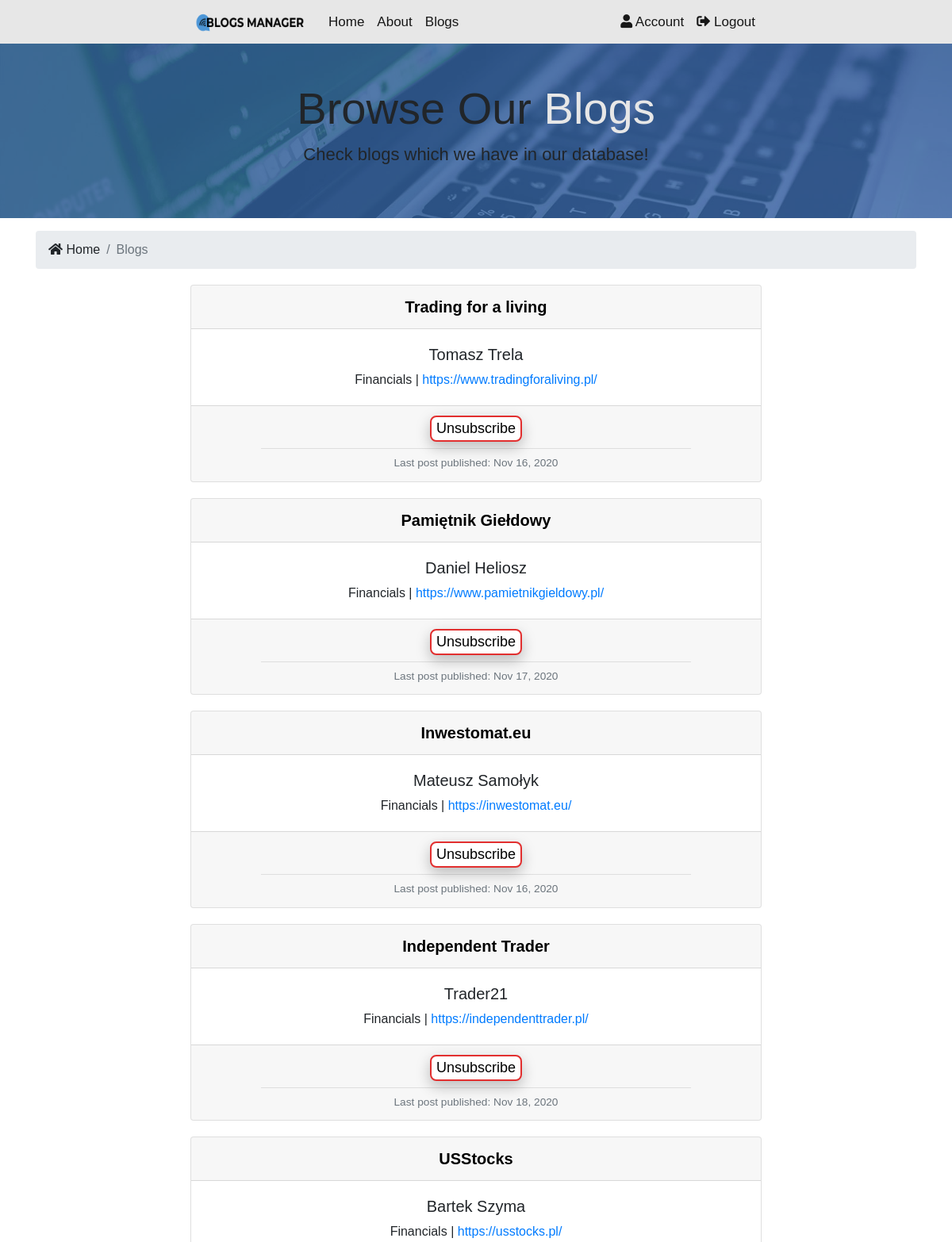
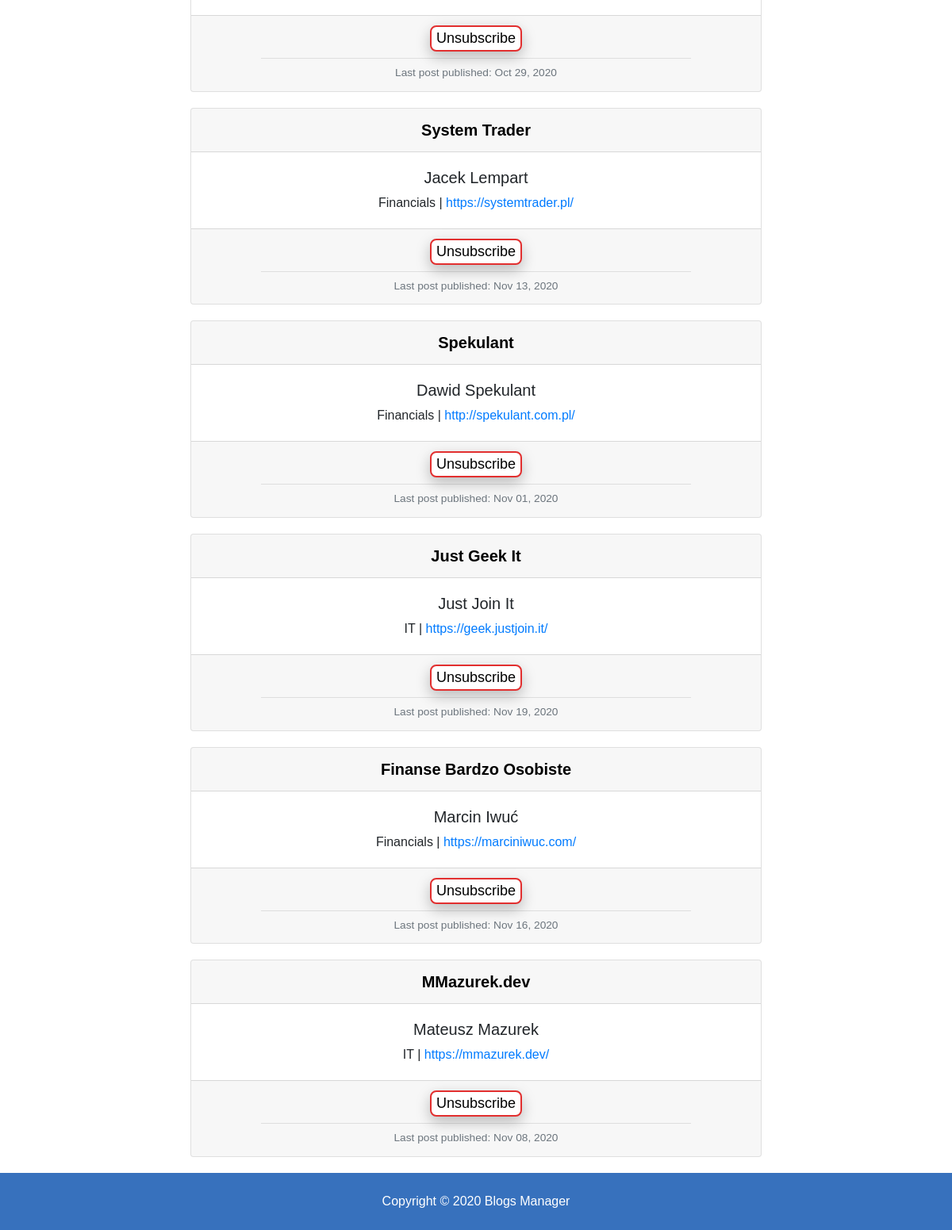
/blogs/ (signed in), run on the app's committed database (2 pictures, top to bottom).
### blogs/models.py (models this page shows, shortened)
class Blog(models.Model):
    name = models.CharField(max_length=200)
    url = models.CharField(max_length=200)
    author = models.CharField(max_length=100)
    genre = models.CharField(choices=GENRE_CHOICES, default="IT", max_length=30)
    genre2 = models.CharField(choices=GENRE_CHOICES, blank=True, max_length=30)
    language = models.CharField(default="Polish", max_length=100)

class BlogPost(models.Model):
    name = models.CharField(max_length=200)
    url = models.CharField(max_length=200)
    added = models.DateTimeField()
    blog = models.ForeignKey(Blog, on_delete=models.CASCADE, related_name='blog_post')
    class Meta:
        ordering = ('-added',)

### blogs/views.py (the view)
# urls.py: path("", views.index, name="blogs"),
def index(request):
    blogs = Blog.objects.all()
    if request.user.is_authenticated:
        subscribed_blogs = [blog_subscriber.blog.id for blog_subscriber in BlogSubscriber.objects.filter(user=request.user)]
    else:
        subscribed_blogs = []
    context = {
               "blogs": blogs,
               "subscribed_blogs": subscribed_blogs
               }
    if request.user.is_authenticated:
        return render(request, "blogs/blogs.html", context)
    else:
        return render(request, "users/login.html")

### templates/blogs/blogs.html (shortened to what this page needs)
{% extends 'base.html' %}
{% block content %}
<section id="showcase-inner" class="py-5 text-black">
    <div class="container">
        <div class="row text-center">
            <div class="col-md-12">
                <h1 class="display-4">Browse Our <span style="color:#e7e7e7">Blogs</span></h1>
                <p class="lead">Check blogs which we have in our database!  </p>
            </div>
        </div>
    </div>
</section>
<section id="bc" class="mt-3">
    <div class="container">
        <nav aria-label="breadcrumb">
            <ol class="breadcrumb">
                <li class="breadcrumb-item">
                    <a href="{% url 'index' %}">
                    <i class="fas fa-home"></i> Home</a>
                </li>
                <li class="breadcrumb-item active">
                    <a href="{% url 'blogs' %}">Blogs</a>
                </li>
            </ol>
        </nav>
    </div>
</section>
<section id="blogs">
    {% if blogs %}
        {% for blog in blogs %}
            <div class="card text-center">
                <div class="card-header">
                    <a href="{% url 'blog_info' pk=blog.id %}" class="no-link">{{ blog.name }}</a>
                </div>
                    <div class="card-body">
                        <h5 class="card-title">{{ blog.author }}</h5>
                        {{blog.genre}} | <a href="{{ blog.url }}" class="card-text">{{ blog.url }}</a>
                    </div>
                <div class="subscribe card-footer text-muted">
                    {% if blog.id not in subscribed_blogs %}
                        <div class="card-button">
                            <button class='button subscribe-button' id="blog{{ blog.id }}" data-catid='{{ blog.id }}'>Subscribe</button>
                        </div>
                    {% else %}
                        <div class="card-button">
                            <button class='button unsubscribe-button' id="blog{{ blog.id }}" data-catid='{{ blog.id }}'>Unsubscribe</button>
                        </div>
                    {% endif %}
                    <hr class="my-2">
                    Last post published: {{ blog.blog_post.first.added|date:"M d, Y" }}
                </div>
            </div>
        {% endfor %}
    {% else %}
        <div class="col-md-12">
            <p>No Blogs Available :(</p>
        </div>
    {% endif %}
</section>
{% endblock %}

### blogs_manager/static/css/styles.css (style rules this page uses)
body { font-family: Impact, Charcoal, sans-serif; background-color: white; }
a.no-link:link { color: black; text-decoration: none; }
.lead { font-size: 22px; }
#showcase-inner { background: url(../img/background.jpg) no-repeat center; background-size: cover; position: relative; overflow: hidden; min-height: 180px; }
#showcase-inner::before { background: rgba(55, 113, 189, 0.65); background-size: cover; content: ''; position: absolute; top: 0; left: 0; min-height: 100%; width: 100%; }
.breadcrumb-item a, a:hover, a:focus, a:active { text-decoration: none; color: inherit; }
.card { margin-top: 20px; margin-bottom: 20px; margin-left: 20%; margin-right: 20%; }
.card-header { font-size: 20px; font-weight: bold; }
.card-title { font-size: 20px; margin-bottom: 8px; }
.card-text { margin-bottom: 8px; }
.subscribe { font-size: 13.7px; }
.my-2 { width:80%; }
.col-md-12 p { text-align: center; }
.card-button { font-size: 18px; font-weight: bold; margin-bottom: 4px; }
.button { border-radius: 8px; background-color: white; color: black; box-shadow: 0 8px 16px 0 rgba(0,0,0,0.1), 0 6px 20px 0 rgba(0,0,0,0.15); transition-duration: 0.4s; }
.unsubscribe-button { border: 2.5px solid rgb(226, 47, 47); }

### data on the page
Blog: name "Trading for a living", author "Tomasz Trela", genre "Financials", url "https://www.tradingforaliving.pl/", blog_post.first.added "Nov 16, 2020"
Blog: name "Pamiętnik Giełdowy", author "Daniel Heliosz", genre "Financials", url "https://www.pamietnikgieldowy.pl/", blog_post.first.added "Nov 17, 2020"
Blog: name "Inwestomat.eu", author "Mateusz Samołyk", genre "Financials", url "https://inwestomat.eu/", blog_post.first.added "Nov 16, 2020"
Blog: name "Independent Trader", author "Trader21", genre "Financials", url "https://independenttrader.pl/", blog_post.first.added "Nov 18, 2020"
Blog: name "USStocks", author "Bartek Szyma", genre "Financials", url "https://usstocks.pl/", blog_post.first.added "Oct 29, 2020"
Blog: name "System Trader", author "Jacek Lempart", genre "Financials", url "https://systemtrader.pl/", blog_post.first.added "Nov 13, 2020"
Blog: name "Spekulant", author "Dawid Spekulant", genre "Financials", url "http://spekulant.com.pl/", blog_post.first.added "Nov 01, 2020"
Blog: name "Just Geek It", author "Just Join It", genre "IT", url "https://geek.justjoin.it/", blog_post.first.added "Nov 19, 2020"
Blog: name "Finanse Bardzo Osobiste", author "Marcin Iwuć", genre "Financials", url "https://marciniwuc.com/", blog_post.first.added "Nov 16, 2020"
Blog: name "MMazurek.dev", author "Mateusz Mazurek", genre "IT", url "https://mmazurek.dev/", blog_post.first.added "Nov 08, 2020"
